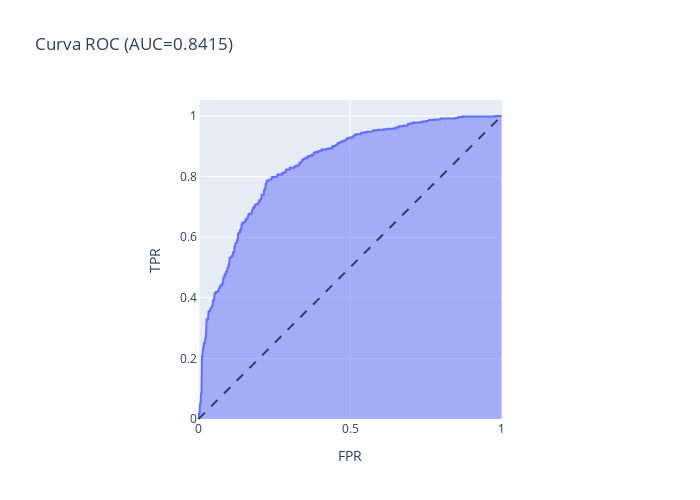

The notebook cell this image was saved under:
### Code cell
# Plotar Curva Roc com o valor de AUC

fig = px.area(
  x=fpr, y=tpr,
  title=f"Curva ROC (AUC={roc_auc:.4f})",
  labels=dict(x="FPR", y="TPR"),
  width=700, height=500
  )


fig.add_shape(
  type="line", line=dict(dash='dash'),
  x0=0, x1=1, y0=0, y1=1
)

fig.update_yaxes(scaleanchor="x", scaleratio=1)
fig.update_xaxes(constrain="domain")

fig.show()

### Figure 1 — Plotly figure (JSON) as saved in the notebook; plotly's stock layout.template omitted (floating-point values rounded to 4 significant figures; data arrays with more than 128 entries replaced by an {"elided": "..."} marker saying what was removed)
{"data": [{"fillpattern": {"shape": ""}, "hovertemplate": "FPR=%{x}<br>TPR=%{y}<extra></extra>", "legendgroup": "", "line": {"color": "#636efa"}, "marker": {"symbol": "circle"}, "mode": "lines", "name": "", "orientation": "v", "showlegend": false, "stackgroup": "1", "type": "scatter", "x": {"elided": "382 float values"}, "xaxis": "x", "y": {"elided": "382 float values"}, "yaxis": "y"}], "layout": {"height": 500, "legend": {"tracegroupgap": 0}, "shapes": [{"line": {"dash": "dash"}, "type": "line", "x0": 0, "x1": 1, "y0": 0, "y1": 1}], "title": {"text": "Curva ROC (AUC=0.8415)"}, "width": 700, "xaxis": {"anchor": "y", "constrain": "domain", "domain": [0, 1], "title": {"text": "FPR"}}, "yaxis": {"anchor": "x", "domain": [0, 1], "scaleanchor": "x", "scaleratio": 1, "title": {"text": "TPR"}}}}
